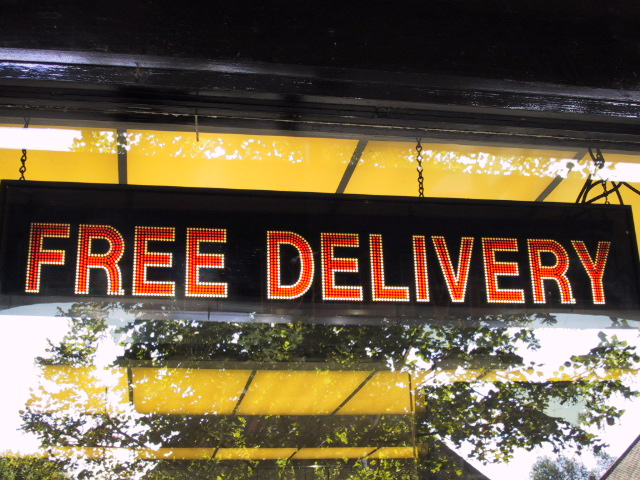
#> input picture images/free.jpg, 640 x 480 px
$ python hog.py
#> lines starting #> are read from the running program, lines starting #| are printed output that depends on the picture
import matplotlib.pyplot as plt
import cv2

from skimage.feature import hog
from skimage import data, color, exposure, io


image = color.rgb2gray(cv2.imread("./images/free.jpg"))
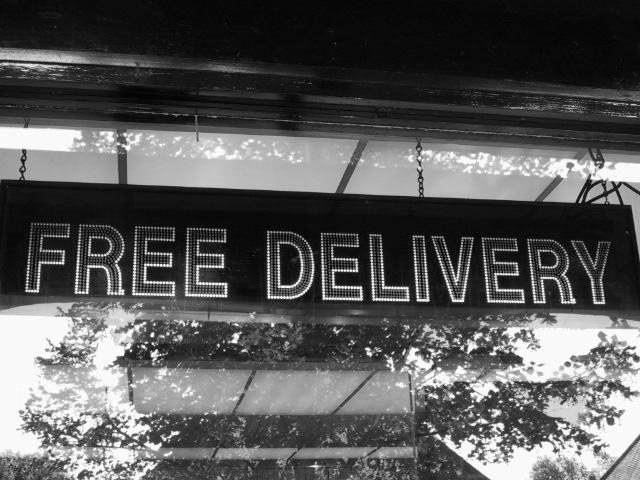
#> image: shape (480, 640) float64; min 0.0014, max 1, mean 0.348

fd, hog_image = hog(image, orientations=8, pixels_per_cell=(16, 16),
                    cells_per_block=(1, 1), visualise=True)
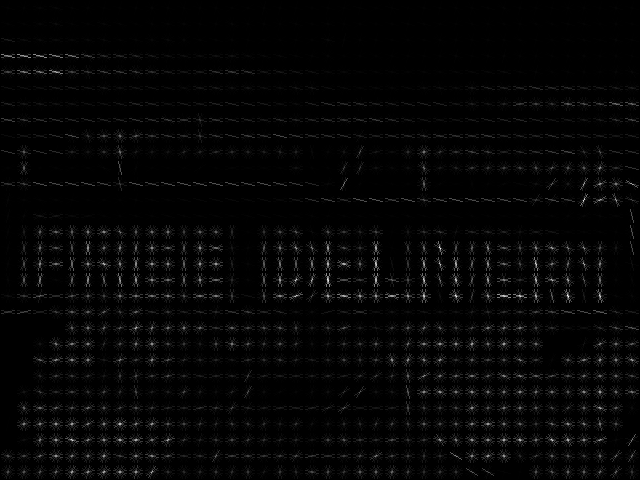
#> hog_image: shape (480, 640) float64; min 0, max 0.246, mean 0.00525; drawn with min black and max white
#> fd = 9600 values, max 1 at index 6404, min 0 at index 191, mean 0.326

fig, (ax1, ax2) = plt.subplots(1, 2, figsize=(8, 4))

ax1.axis('off')
ax1.imshow(image, cmap=plt.cm.gray)
ax1.set_title('Input image')

# Rescale histogram for better display
hog_image_rescaled = exposure.rescale_intensity(hog_image, in_range=(0, 0.02))
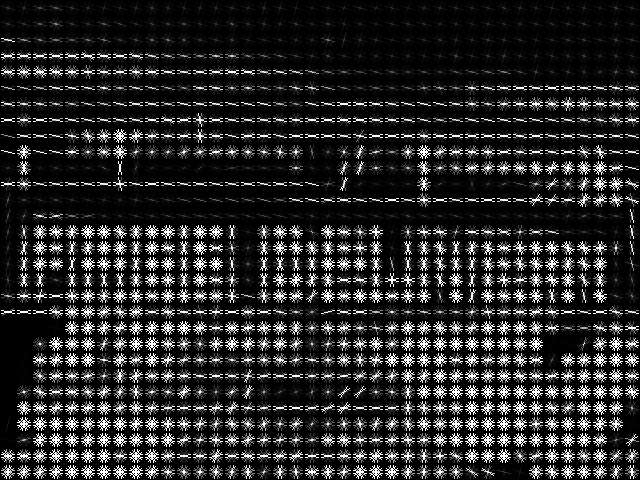
#> hog_image_rescaled: shape (480, 640) float64; min 0, max 1, mean 0.158

ax2.axis('off')
ax2.imshow(hog_image_rescaled, cmap=plt.cm.gray)
ax2.set_title('Histogram of Oriented Gradients')
plt.show()
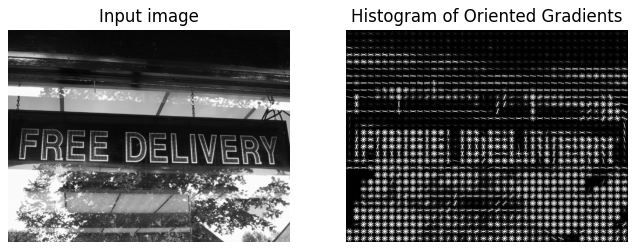
#> figure drawn by matplotlib, 2 panels

$ run again, with images/IMG_2536.JPG copied over images/free.jpg
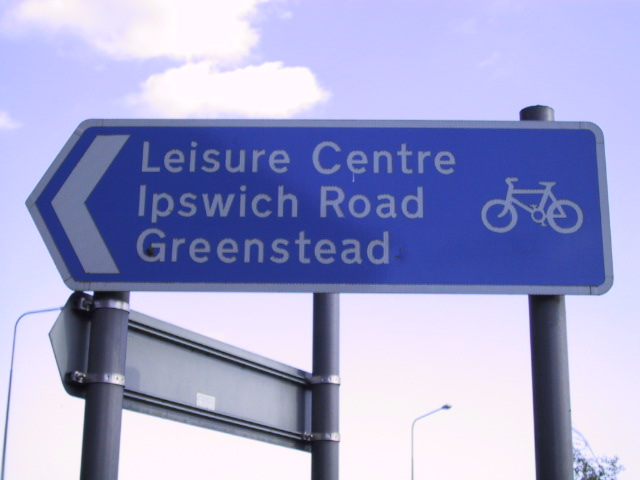
#> input picture images/IMG_2536.JPG, 640 x 480 px
#> `fd, hog_image = hog(image, orientations=8, pixels_per_cell=(16, 16), c..`:
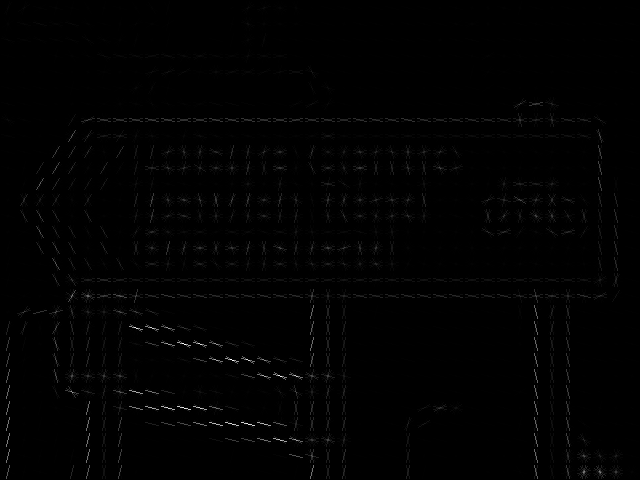
#> hog_image: shape (480, 640) float64; min 0, max 0.221, mean 0.00163; drawn with min black and max white
#> fd = 9600 values, max 1 at index 1700, min 0 at index 89, mean 0.298
#> `plt.show()`:
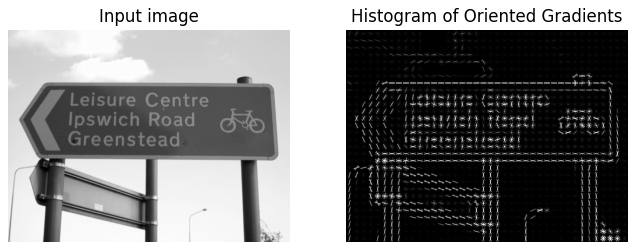
#> figure drawn by matplotlib, 2 panels
